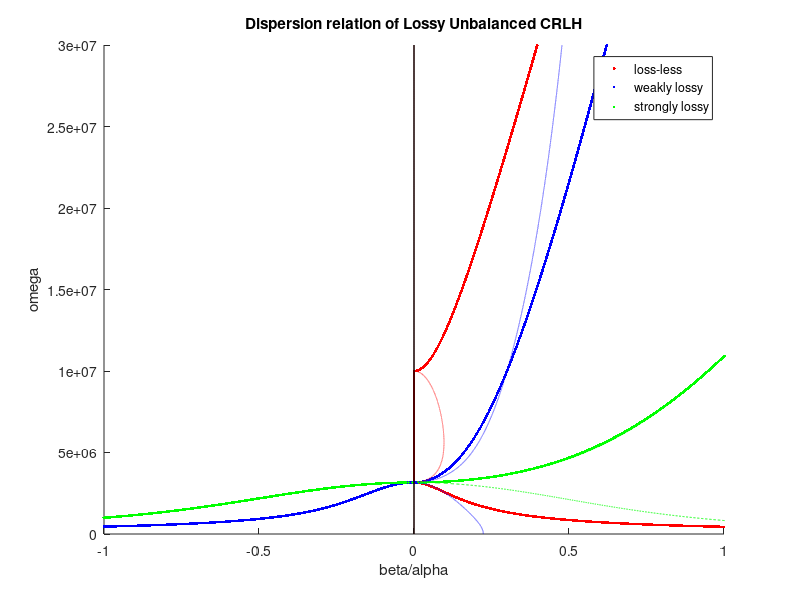
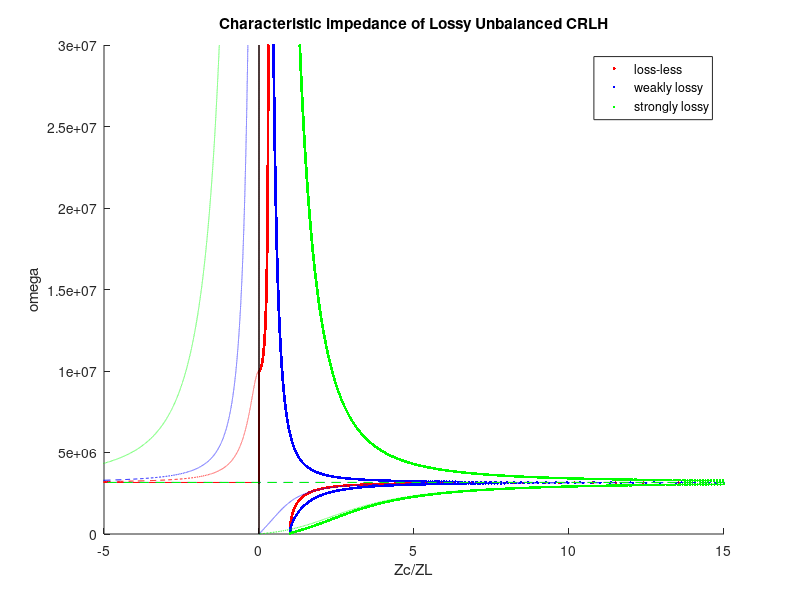

These charts were generated, in order, by the following MATLAB code:
%% 复现3.1和3.2的图
%初始化
clear
clc
close all

%四个电路参数
LR = 1e-8; %右手单位长度电感
CL = 1e-6; %左手倍长度电容
CR = 2e-8; %右手单位长度电感
LL = 5e-6; %左手倍长度电感

%中间量
omegaR = sqrt(1 / (LR * CR));
omegaL = sqrt(1 / (LL * CL));
k = LR * CL + LL * CR;
omegase = sqrt(1 / (LR * CL));
omegash = sqrt(1 / (LL * CR));

Omega = 3e7;
omega = 0:Omega / 20000:Omega; %扫频范围

%损耗
R = [0; 1; 10];
G = [0; 1e-6; 1e-5];

Z = R + 1i * (omega * LR - 1 ./ (omega * CL));
Y = G + 1i * (omega * CR - 1 ./ (omega * LL));

%%fig3.13(a)
gamma = sqrt(Z .* Y);
alpha = real(gamma);
beta = imag(gamma);

idx = omega < min(omegash, omegase);
beta(1, 1:sum(idx)) = -beta(1, 1:sum(idx));

h1 = figure;
hold on
COLOR = ['r', 'b', 'g'];

for i = 1:3
    plot(beta(i, :), omega, '.', 'Color', COLOR(i))
end

for i = 1:3
    plot(alpha(i, 2:end), omega(2:end), '--', 'Color', COLOR(i))
end

plot([0 0], [0, Omega], "LineWidth", 1, "Color", "k")
xlim([-1 1])
xlabel('beta/alpha')
ylabel('omega')
title('Dispersion relation of Lossy Unbalanced CRLH')
legend('loss-less', 'weakly lossy', 'strongly lossy')

%%fig3.13(b)
Zc = sqrt(Z ./ Y);
ZL = sqrt(LL / CL);
Rc = real(Zc);
Xc = imag(Zc);

h2 = figure;
hold on

for i = 1:3
    plot(Rc(i, :) / ZL, omega, '.', 'Color', COLOR(i))
end

for i = 1:3
    plot(Xc(i, :) / ZL, omega, '--', 'Color', COLOR(i))
end

plot([0 0], [0, Omega], "LineWidth", 1, "Color", "k")
xlim([-5 15])
xlabel('Zc/ZL')
ylabel('omega')
title('Characteristic impedance of Lossy Unbalanced CRLH')
legend('loss-less', 'weakly lossy', 'strongly lossy')
